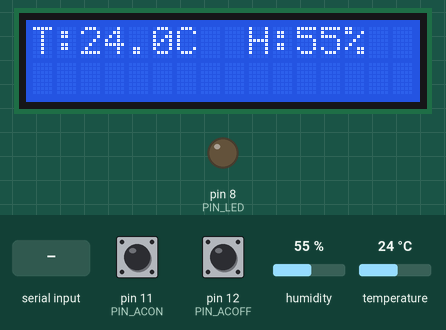
Recording of a program running on a simulated Arduino Uno, built with avr-gcc and run on an emulated ATmega328P. Parts: 16×2 character LCD, output pins drawn as LEDs (lit = HIGH). The test bench sets the inputs (shaded band); at power-on: pin 11 (PIN_ACON) HIGH, temperature 24 °C, pin 12 (PIN_ACOFF) HIGH, humidity 55 %. What the program prints to the serial monitor is not drawn.

Above: at 2.2 s.
2.3 s: pin 11 (PIN_ACON) pulled LOW for 0.15 s
At 3.1 s:
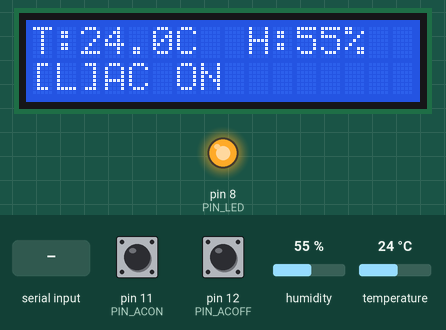
4.8 s: temperature set to 2 °C
At 6.6 s:
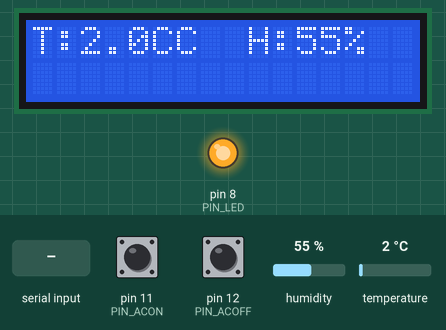
7.5 s: pin 12 (PIN_ACOFF) pulled LOW for 0.15 s
At 8.3 s:
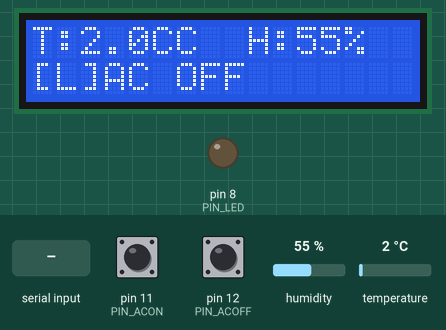
10.0 s: "1\n" received over Serial
At 10.6 s:
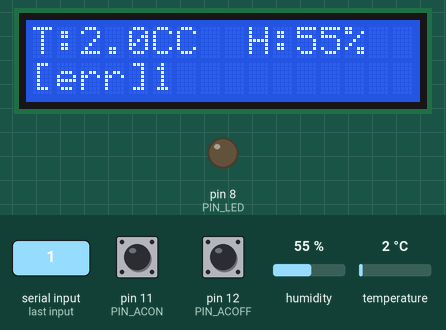
12.5 s: pin 11 (PIN_ACON) pulled LOW for 1 s
At 13.3 s:
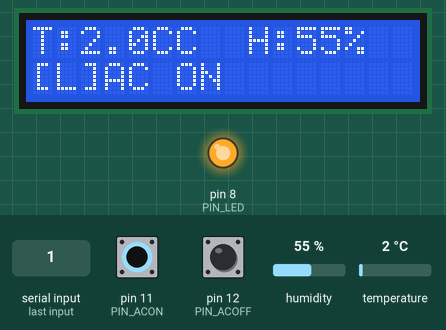
15.0 s: "0\n" received over Serial
At 15.6 s:
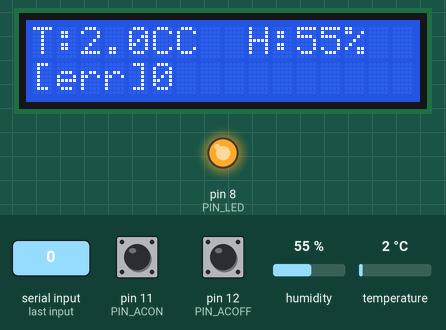
Timing chart, 0 to 18.0 s (numbered marks = the images above; inputs shaded):
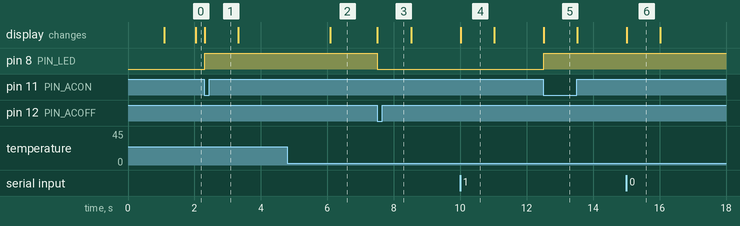

Measured:
- after the input at 2.3 s, pin 8 (PIN_LED): LOW → HIGH at once; the display: changes at once (image 1)
- after the input at 4.8 s, the display: changes after 1.3 s (image 2)
- after the input at 7.5 s, pin 8 (PIN_LED): HIGH → LOW at once; the display: changes at once (image 3)
- after the input at 10.0 s, the display: changes at once (image 4)
- after the input at 12.5 s, pin 8 (PIN_LED): LOW → HIGH at once; the display: changes at once (image 5)
- after the input at 15.0 s, the display: changes at once (image 6)
- what the display in image 4 shows lasts 1.0 s, from 10.0 s to 11.0 s

The program:

main.cpp
```cpp
#include <Adafruit_Sensor.h>
#include <Arduino.h>
#include <DHT.h>
#include <LiquidCrystal_I2C.h>
#include <Wire.h>
#include <SoftwareSerial.h>

// lcd defination
#define COLUMS 16  // LCD columns
#define ROWS 2     // LCD rows
// pin defination
#define PIN_DHT 9   // DHT11 data pin
#define PIN_LED 8  // LED pin
#define PIN_ACON 11
#define PIN_ACOFF 12
// dhttype defination
#define DHTTYPE DHT11

unsigned long buttontime = 0;
unsigned long dhttime = 0;
unsigned long lcdtime = 0;
int readtime = -1;
int lastdata = 0;

LiquidCrystal_I2C lcd(PCF8574_ADDR_A21_A11_A01, 4, 5, 6, 16, 11, 12, 13, 14,
                      POSITIVE);
DHT dht(PIN_DHT, DHTTYPE);

SoftwareSerial s_Serial(3, 2);  // RX, TX

void lcdclearline(int line) {
  lcd.setCursor(0, line);
  for (size_t i = 0; i < COLUMS; i++) {
    lcd.print(" ");
  }
}

void setup() {
  // put your setup code here, to run once:
  // digitalWrite(PIN_ACON, HIGH);
  pinMode(PIN_ACON, INPUT_PULLUP);
  // digitalWrite(PIN_ACOFF, HIGH);
  pinMode(PIN_ACOFF, INPUT_PULLUP);
  pinMode(PIN_LED, OUTPUT);
  digitalWrite(PIN_LED, LOW);
  digitalWrite(LED_BUILTIN, LOW);

  // serial begin
  Serial.begin(9600);
  s_Serial.begin(9600);
  // LCD begin
  lcd.begin(COLUMS, ROWS);
  // open lcd backlight
  lcd.backlight();
  lcd.setCursor(0, 0);
  lcd.print("Loading...");
  // dht begin
  dht.begin();
  delay(1000);
  lcd.clear();
}

void loop() {
  if (millis() - dhttime > 2000) {
    readtime++;
    // read dht11
    float t = dht.readTemperature();
    float h = dht.readHumidity();
    dhttime = millis();
    if (readtime > 3 || readtime == -1) {
      Serial.println("[T]" + String(t, 1) + "," + String(h, 0));
      readtime = 0;
    }
    // print dht11 data on lcd
    lcd.setCursor(0, 0);
    lcd.print("T:");
    lcd.print(String(t, 1));
    lcd.print("C");
    lcd.setCursor(9, 0);
    lcd.print("H:");
    lcd.print(String(h, 0));
    lcd.print("%");
  }

  //"AC ON" : "5678" : 0,
  //"AC OFF" : "1234" : 1,
  int key2operation[2] = {5678, 1234};

  ////PIN 11 LOW,AC ON
  if (digitalRead(PIN_ACON) == LOW && millis() - buttontime > 1000) {
    buttontime = millis();
    // AC ON
    if (lastdata == 0) {
      Serial.println("[L]" + String(key2operation[0]));
      lcd.setCursor(0, 1);
      lcd.print("[L]AC ON");
      digitalWrite(PIN_LED, HIGH);
      lcdtime = millis();
      lastdata = 1;
    }
  }

  ////PIN 12 LOW,AC OFF
  if (digitalRead(PIN_ACOFF) == LOW && millis() - buttontime > 1000) {
    buttontime = millis();
    // AC OFF
    if (lastdata == 0) {
      Serial.println("[L]" + String(key2operation[1]));
      lcd.setCursor(0, 1);
      lcd.print("[L]AC OFF");
      digitalWrite(PIN_LED, LOW);
      lcdtime = millis();
      lastdata = 1;
    }
  }
  if (digitalRead(12) == HIGH && digitalRead(11) == HIGH) {
    lastdata = 0;
  }

  if (Serial.available() > 0)  // 判读是否串口有数据
  {
    String comdata = "";            // 缓存清零
    while (Serial.available() > 0)  // 循环串口是否有数据
    {
      comdata += char(Serial.read());  // 叠加数据到comdata
      delay(2);                        // 延时等待响应
    }
    if (comdata.length() > 0)  // 如果comdata有数据
    {
      comdata.replace("\r\n", "");  // 去掉回车符
      lcd.setCursor(0, 1);  // 设置光标位置
      comdata.replace("\r", "");
      comdata.replace("\n", "");
      comdata.replace("[W]", "");
      if (comdata == (String)key2operation[0]) {
        lcd.print("[W]AC ON");  // 打印comdata数据
        digitalWrite(PIN_LED, HIGH);
      } else if (comdata == (String)key2operation[1]) {
        lcd.print("[W]AC OFF");  // 打印comdata数据
        digitalWrite(PIN_LED, LOW);
      } else {
        lcd.print("[err]"+comdata);  // 打印comdata数据
      }
      lcdtime = millis();
    }
  }

  if (millis() - lcdtime > 1000) {
    lcdclearline(1);
    lcdtime = millis();
  }
}
```
